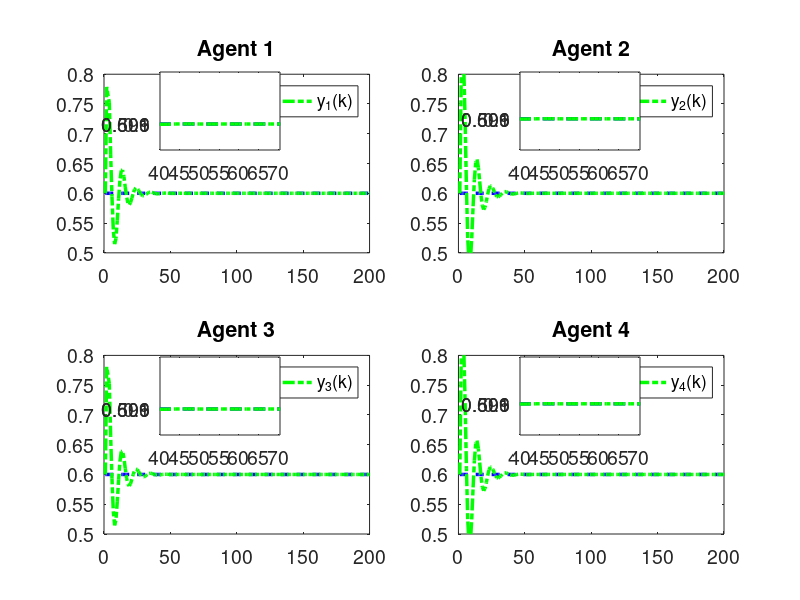
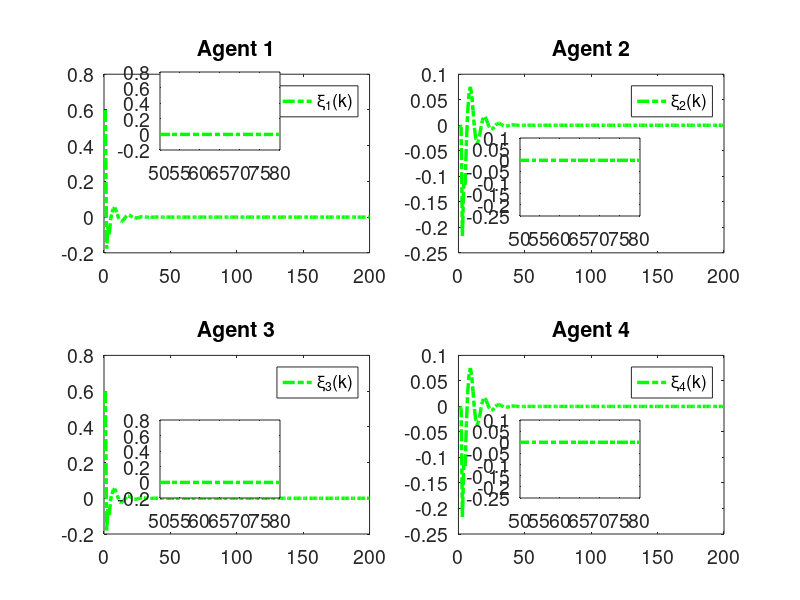

MATLAB code for these plots, in order:
clc; clear;

% Parameters
rho = 7.5;            % Increase gain for better control response
eta = 1;              % Increase to make the adaptive update faster
lamda = 350;          % Model-free parameter
mu = 0.005;           % Adaptive parameter
epsilon = 1e-5;       % Small threshold for stability
alpha = 15;           % Smoothing factor for error dynamics
T = 0.1;              % Sampling time (kept for calculations but not used in time vector)
gamma1 = 0.45;        % Adjust control gains for faster tracking
gamma2 = 0.15;        % Adjust control gains
gamma3 = 0.45;        % Adjust control gains
gamma4 = 0.15;        % Adjust control gains
beta = 10;            % Sliding mode coefficient
sigma = 95;           % Sliding mode parameter
tau = 1e-5;           % Small damping term

rT = 1024;            % Sample rate
L = 200;              % Time steps
m = 200;              % Data size
n = 600;              % Data size

% Initialization
phi1 = zeros(m+1,1); 
phi2 = zeros(m+1,1); 
phi3 = zeros(m+1,1); 
phi4 = zeros(m+1,1);
mfa1 = zeros(m+1,1); 
mfa2 = zeros(m+1,1); 
mfa3 = zeros(m+1,1); 
mfa4 = zeros(m+1,1);
sm1 = zeros(m,1);  
sm2 = zeros(m,1);  
sm3 = zeros(m,1);  
sm4 = zeros(m,1);
y1 = zeros(m+1,1); 
y2 = zeros(m+1,1); 
y3 = zeros(m+1,1); 
y4 = zeros(m+1,1);
u1 = zeros(m,1);   
u2 = zeros(m,1);   
u3 = zeros(m,1);   
u4 = zeros(m,1);
xi1 = zeros(m,1);  
xi2 = zeros(m,1);  
xi3 = zeros(m,1);  
xi4 = zeros(m,1);
s1 = zeros(m,1);   
s2 = zeros(m,1);   
s3 = zeros(m,1);   
s4 = zeros(m,1);
yd = zeros(m+1,1);

% Desired signal (Reference trajectory)
for k = 1:1:m+1
    yd(k) = 0.6; % Time-invariant constant reference signal
    % yd(k) = 0.6 * sin(0.05 * pi * k) + 0.6 * cos(0.03 * pi * k);
end

for k = 1:m
    % Adaptive Gain update
    if k == 1
        phi1(k) = 4.0; 
        phi2(k) = 4.0; 
        phi3(k) = 4.0; 
        phi4(k) = 4.0;
    elseif k == 2
        phi1(k) = phi1(k-1) + (eta * u1(k-1) / (mu + u1(k-1)^2)) * (y1(k) - phi1(k-1)*u1(k-1));
        phi2(k) = phi2(k-1) + (eta * u2(k-1) / (mu + u2(k-1)^2)) * (y2(k) - phi2(k-1)*u2(k-1));
        phi3(k) = phi3(k-1) + (eta * u3(k-1) / (mu + u3(k-1)^2)) * (y3(k) - phi3(k-1)*u3(k-1));
        phi4(k) = phi4(k-1) + (eta * u4(k-1) / (mu + u4(k-1)^2)) * (y4(k) - phi4(k-1)*u4(k-1));
    else
        phi1(k) = phi1(k-1) + (eta * (u1(k-1) - u1(k-2)) / (mu + (u1(k-1) - u1(k-2))^2)) * (y1(k) - y1(k-1) - phi1(k-1) * (u1(k-1) - u1(k-2)));
        phi2(k) = phi2(k-1) + (eta * (u2(k-1) - u2(k-2)) / (mu + (u2(k-1) - u2(k-2))^2)) * (y2(k) - y2(k-1) - phi2(k-1) * (u2(k-1) - u2(k-2)));
        phi3(k) = phi3(k-1) + (eta * (u3(k-1) - u3(k-2)) / (mu + (u3(k-1) - u3(k-2))^2)) * (y3(k) - y3(k-1) - phi3(k-1) * (u3(k-1) - u3(k-2)));
        phi4(k) = phi4(k-1) + (eta * (u4(k-1) - u4(k-2)) / (mu + (u4(k-1) - u4(k-2))^2)) * (y4(k) - y4(k-1) - phi4(k-1) * (u4(k-1) - u4(k-2)));
    end

    % Stability protection
    if k > 2 && (abs(phi1(k)) <= epsilon || abs(u1(k-1) - u1(k-2)) <= epsilon || sign(phi1(k)) ~= sign(phi1(1)))
        phi1(k) = phi1(1);
    end
    if k > 2 && (abs(phi2(k)) <= epsilon || abs(u2(k-1) - u2(k-2)) <= epsilon || sign(phi2(k)) ~= sign(phi2(1)))
        phi2(k) = phi2(1);
    end
    if k > 2 && (abs(phi3(k)) <= epsilon || abs(u3(k-1) - u3(k-2)) <= epsilon || sign(phi3(k)) ~= sign(phi3(1)))
        phi3(k) = phi3(1);
    end
    if k > 2 && (abs(phi4(k)) <= epsilon || abs(u4(k-1) - u4(k-2)) <= epsilon || sign(phi4(k)) ~= sign(phi4(1)))
        phi4(k) = phi4(1);
    end

    % Error dynamics
    xi1(k) = yd(k) - 2*y1(k) + y4(k);
    xi2(k) = y1(k) - 2*y2(k) + y3(k);
    xi3(k) = y2(k) + yd(k) - 2*y3(k);
    xi4(k) = y1(k) + y3(k) - 2*y4(k);

    % Fix: Handle k=1 case for sliding surfaces
    if k == 1
        s1(k) = 0;
        s2(k) = 0;
        s3(k) = 0;
        s4(k) = 0;
    else
        s1(k) = alpha * xi1(k) - xi1(k-1);
        s2(k) = alpha * xi2(k) - xi2(k-1);
        s3(k) = alpha * xi3(k) - xi3(k-1);
        s4(k) = alpha * xi4(k) - xi4(k-1);
    end

    % MFAC updates
    if k == 1
        mfa1(k) = 0;
        mfa2(k) = 0;
        mfa3(k) = 0;
        mfa4(k) = 0;
    else
        mfa1(k) = mfa1(k-1) + (rho * phi1(k)) / (lamda + abs(phi1(k)^2)) * xi1(k);
        mfa2(k) = mfa2(k-1) + (rho * phi2(k)) / (lamda + abs(phi2(k)^2)) * xi2(k);
        mfa3(k) = mfa3(k-1) + (rho * phi3(k)) / (lamda + abs(phi3(k)^2)) * xi3(k);
        mfa4(k) = mfa4(k-1) + (rho * phi4(k)) / (lamda + abs(phi4(k)^2)) * xi4(k);
    end

    % SMC updates
    if k == 1 
        sm1(k) = 0;
        sm2(k) = 0;
        sm3(k) = 0;
        sm4(k) = 0;
    else
        sm1(k) = sm1(k-1) + (beta * phi1(k)) / (sigma + (phi1(k))^2) * ...
            ( (xi1(k) + (y4(k) - y4(k-1)) + (yd(k+1) - yd(k))) / (1 + 1) ...
            - (xi1(k)) / (alpha * (2)) + tau * sign(s1(k)) );

        sm2(k) = sm2(k-1) + (beta * phi2(k)) / (sigma + (phi2(k)^2)) * ...
            ( (xi2(k) + (y1(k) - y1(k-1)) + (y3(k) - y3(k-1))) / (1 + 1) ...
            - (xi2(k)) / (alpha * 2) + tau * sign(s2(k)) );

        sm3(k) = sm3(k-1) + (beta * phi3(k)) / (sigma + (phi3(k)^2)) * ...
            ( (xi3(k) + (y2(k) - y2(k-1)) + (yd(k+1) - yd(k))) / (1 + 1) ...
            - (xi3(k)) / (alpha * (2)) + tau * sign(s3(k)) );

        sm4(k) = sm4(k-1) + (beta * phi4(k)) / (sigma + (phi4(k)^2)) * ...
            ( (xi4(k) + (y1(k) - y1(k-1)) + (y3(k) - y3(k-1))) / (1 + 1) ...
            - (xi4(k)) / (alpha * (2)) + tau * sign(s4(k)) );
    end

    % Control signal
    if k == 1
        u1(k) = 0.01;
        u2(k) = 0.01;
        u3(k) = 0.01;
        u4(k) = 0.01;
    else
        u1(k) = mfa1(k) + gamma1 * sm1(k);
        u2(k) = mfa2(k) + gamma2 * sm2(k);
        u3(k) = mfa3(k) + gamma3 * sm3(k);
        u4(k) = mfa4(k) + gamma4 * sm4(k);
    end
    if k == 1
        y1(k) = 0.6;
        y2(k) = 0.6;
        y3(k) = 0.6;
        y4(k) = 0.6;
    end

    % Plant model update with nonlinear term and feedforward
    a = 0.5;
    b1 = 1.2 * n / (rT * 0.2);
    b2 = 1.2 * n / (rT * 0.2);
    b3 = 1.2 * n / (rT * 0.2);
    b4 = 1.2 * n / (rT * 0.2);
    
    nonlinearity1 = 0.03; % Coefficient for cubic nonlinearity
    nonlinearity2 = 0.01; % Coefficient for cubic nonlinearity
    nonlinearity3 = 0.02; % Coefficient for cubic nonlinearity
    nonlinearity4 = 0.01; % Coefficient for cubic nonlinearity
    ff_gain = 0.45; % Feedforward gain
    
    % Add cubic nonlinearity and feedforward term
    y1(k+1) = a * y1(k) + b1 * u1(k) - nonlinearity1 * y1(k)^3 + ff_gain;
    y2(k+1) = a * y2(k) + b2 * u2(k) - nonlinearity2 * y2(k)^2 + ff_gain;
    y3(k+1) = a * y3(k) + b3 * u3(k) - nonlinearity3 * y3(k)^3 + ff_gain;
    y4(k+1) = a * y4(k) + b4 * u4(k) - nonlinearity4 * y4(k)^2 + ff_gain;
end

% Calculate Mean Squared Error for each xi_i(k)
mse_xi1 = mean(xi1.^2);
mse_xi2 = mean(xi2.^2);
mse_xi3 = mean(xi3.^2);
mse_xi4 = mean(xi4.^2);

% Print MSE values
fprintf('Mean Squared Error for xi_1(k): %.10e\n', mse_xi1);
fprintf('Mean Squared Error for xi_2(k): %.10e\n', mse_xi2);
fprintf('Mean Squared Error for xi_3(k): %.10e\n', mse_xi3);
fprintf('Mean Squared Error for xi_4(k): %.10e\n', mse_xi4);

% Plotting
% Time vector for plotting
t = 1:1:m+1;  % Gives 201 points, as expected
font_size = 14;

% Verify time vector and array lengths
disp(['Length of t: ', num2str(length(t))]); % Should display 201
disp(['Length of y1: ', num2str(length(y1))]); % Should be 201
disp(['Length of yd: ', num2str(length(yd))]); % Should be 201
disp(['Length of xi1: ', num2str(length(xi1))]); % Should be 200

% Plot 4 subplots
figure('Position', [100, 100, 15*100, 7.5*100]); % [left, bottom, width, height] in pixels
subplot(2,2,1);
plot(t, yd, '--b', 'LineWidth', 2.5); hold on;
plot(t, y1, '-.g', 'LineWidth', 2.5);
title('Agent 1'); grid off;
legend('y_d(k)','y_1(k)','Orientation', 'horizontal');
set(gca, 'FontSize', font_size);
xlim([0 m]); % X-axis starts from 0
ylim([0.5 0.8]); % Y-axis limits for Agent 1

zoom_x_start = 40; % Start of zoomed x-range
zoom_x_end = 70.5; % End of zoomed x-range
axes('Position', [0.20,0.75,0.15,0.13]);
box on; hold on;
plot(t, yd, '--b', 'LineWidth', 2.5);
plot(t, y1, '-.g', 'LineWidth', 2.5);
xlim([zoom_x_start zoom_x_end]);
yticks([0.599,0.6,0.601]);
set(gca, 'FontSize', font_size);

subplot(2,2,2);
plot(t, yd, '--b', 'LineWidth', 2.5); hold on;
plot(t, y2, '-.g', 'LineWidth', 2.5);
title('Agent 2'); grid off;
legend('y_d(k)','y_2(k)','Orientation', 'horizontal');
set(gca, 'FontSize', font_size);
xlim([0 m]); % X-axis starts from 0
ylim([0.5 0.8]); % Y-axis limits for Agent 2

axes('Position', [0.65,0.75,0.15,0.13]);
box on; hold on;
plot(t, yd, '--b', 'LineWidth', 2.5);
plot(t, y2, '-.g', 'LineWidth', 2.5);
xlim([zoom_x_start zoom_x_end]);
yticks([0.599,0.6,0.601]);
set(gca, 'FontSize', font_size);

subplot(2,2,3);
plot(t, yd, '--b', 'LineWidth', 2.5); hold on;
plot(t, y3, '-.g', 'LineWidth', 2.5);
title('Agent 3'); grid off;
legend('y_d(k)','y_3(k)','Orientation', 'horizontal');
set(gca, 'FontSize', font_size);
xlim([0 m]); % X-axis starts from 0
ylim([0.5 0.8]); % Y-axis limits for Agent 1

axes('Position', [0.20,0.275,0.15,0.13]);
box on; hold on;
plot(t, yd, '--b', 'LineWidth', 2.5);
plot(t, y3, '-.g', 'LineWidth', 2.5);
xlim([zoom_x_start zoom_x_end]);
yticks([0.599,0.6,0.601]);
set(gca, 'FontSize', font_size);

subplot(2,2,4);
plot(t, yd, '--b', 'LineWidth', 2.5); hold on;
plot(t, y4, '-.g', 'LineWidth', 2.5);
title('Agent 4'); grid off;
legend('y_d(k)','y_4(k)','Orientation', 'horizontal');
set(gca, 'FontSize', font_size);
xlim([0 m]); % X-axis starts from 0
ylim([0.5 0.8]); % Y-axis limits for Agent 2

axes('Position', [0.65,0.275,0.15,0.13]);
box on; hold on;
plot(t, yd, '--b', 'LineWidth', 2.5);
plot(t, y4, '-.g', 'LineWidth', 2.5);
xlim([zoom_x_start zoom_x_end]);
yticks([0.599,0.6,0.601]);
set(gca, 'FontSize', font_size);

% Plot 4 subplots for xi
figure('Position', [100, 100, 15*100, 7.5*100]); % [left, bottom, width, height] in pixels
subplot(2,2,1);
plot(t(1:end-1), xi1, '-.g', 'LineWidth', 2.5);
title('Agent 1'); grid off;
legend('\xi_1(k)','y_1','Orientation', 'horizontal');
set(gca, 'FontSize', font_size);
xlim([0 m]); % X-axis starts from 0
% ylim([0.5 0.8]); % Y-axis limits for Agent 1

zoom_x_start_xi = 50; % Start of zoomed x-range
zoom_x_end_xi = 80; % End of zoomed x-range
axes('Position', [0.20,0.75,0.15,0.13]);
box on; hold on;
plot(t(1:end-1), xi1, '-.g', 'LineWidth', 2.5);
xlim([zoom_x_start_xi zoom_x_end_xi]);
% yticks([-2.000000000000000e-04,0,2.000000000000000e-04,4.000000000000001e-04,6.000000000000001e-04]);
set(gca, 'FontSize', font_size);

subplot(2,2,2);
plot(t(1:end-1), xi2, '-.g', 'LineWidth', 2.5);
title('Agent 2'); grid off;
legend('\xi_2(k)','y_2','Orientation', 'horizontal');
set(gca, 'FontSize', font_size);
xlim([0 m]); % X-axis starts from 0
% ylim([0.41 0.99]); % Y-axis limits for Agent 2

axes('Position', [0.65,0.64,0.15,0.13]);
box on; hold on;
plot(t(1:end-1), xi2, '-.g', 'LineWidth', 2.5);
xlim([zoom_x_start_xi zoom_x_end_xi]);
% yticks([-2.000000000000000e-04,0,2.000000000000000e-04,4.000000000000001e-04,6.000000000000001e-04]);
set(gca, 'FontSize', font_size);

subplot(2,2,3);
plot(t(1:end-1), xi3, '-.g', 'LineWidth', 2.5); % Fixed from xi2 to xi3
title('Agent 3'); grid off;
legend('\xi_3(k)','y_3','Orientation', 'horizontal');
set(gca, 'FontSize', font_size);
xlim([0 m]); % X-axis starts from 0
% ylim([0.5 0.8]); % Y-axis limits for Agent 1

axes('Position', [0.20,0.170,0.15,0.13]);
box on; hold on;
plot(t(1:end-1), xi3, '-.g', 'LineWidth', 2.5); % Fixed from xi2 to xi3
xlim([zoom_x_start_xi zoom_x_end_xi]);
% yticks([0.599,0.6,0.601]);
set(gca, 'FontSize', font_size);

subplot(2,2,4);
plot(t(1:end-1), xi4, '-.g', 'LineWidth', 2.5);
title('Agent 4'); grid off;
legend('\xi_4(k)','y_4','Orientation', 'horizontal');
set(gca, 'FontSize', font_size);
xlim([0 m]); % X-axis starts from 0
% ylim([0.41 0.99]); % Y-axis limits for Agent 2

axes('Position', [0.65,0.170,0.15,0.13]);
box on; hold on;
plot(t(1:end-1), xi4, '-.g', 'LineWidth', 2.5);
xlim([zoom_x_start_xi zoom_x_end_xi]);
% xticks([64,64.5,65])
% yticks([-1.000000000000000e-04,0,1.000000000000000e-04]);
set(gca, 'FontSize', font_size);
hold off;
